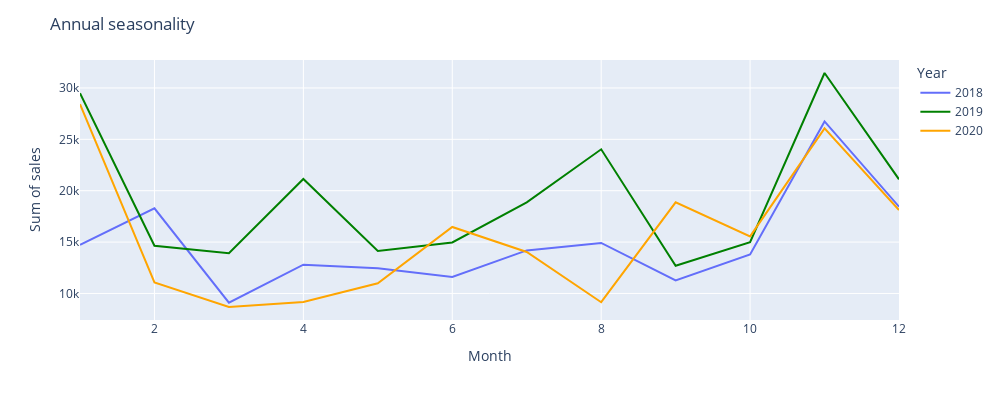

Write notebook code for a chart like this one.
### Code cell
df = pd.DataFrame(ts_company.loc['2018':'2020'].resample('M').sum())
df['year'] = df.index.year
fig = px.line(df,
              x=df.index.month,
              y=df['sales'],
              color=df.year,
              width=1000, height=400,
              color_discrete_sequence=['light blue','green','orange'],
              )

fig.update_layout(title_text='Annual seasonality',
                  legend_title_text='Year')
fig.update_xaxes(title='Month')
fig.update_yaxes(title='Sum of sales')

fig.show()

### Figure 1 — Plotly figure (JSON) as saved in the notebook; plotly's stock layout.template omitted (floating-point values rounded to 4 significant figures)
{"data": [{"hovertemplate": "year=2018<br>x=%{x}<br>sales=%{y}<extra></extra>", "legendgroup": "2018", "line": {"color": "light blue", "dash": "solid"}, "marker": {"symbol": "circle"}, "mode": "lines", "name": "2018", "orientation": "v", "showlegend": true, "type": "scatter", "x": [1, 2, 3, 4, 5, 6, 7, 8, 9, 10, 11, 12], "xaxis": "x", "y": [14730.0, 18280.0, 9103.0, 12800.0, 12440.0, 11610.0, 14190.0, 14920.0, 11270.0, 13800.0, 26740.0, 18440.0], "yaxis": "y"}, {"hovertemplate": "year=2019<br>x=%{x}<br>sales=%{y}<extra></extra>", "legendgroup": "2019", "line": {"color": "green", "dash": "solid"}, "marker": {"symbol": "circle"}, "mode": "lines", "name": "2019", "orientation": "v", "showlegend": true, "type": "scatter", "x": [1, 2, 3, 4, 5, 6, 7, 8, 9, 10, 11, 12], "xaxis": "x", "y": [29500.0, 14640.0, 13930.0, 21140.0, 14140.0, 14960.0, 18870.0, 24030.0, 12700.0, 14990.0, 31450.0, 21110.0], "yaxis": "y"}, {"hovertemplate": "year=2020<br>x=%{x}<br>sales=%{y}<extra></extra>", "legendgroup": "2020", "line": {"color": "orange", "dash": "solid"}, "marker": {"symbol": "circle"}, "mode": "lines", "name": "2020", "orientation": "v", "showlegend": true, "type": "scatter", "x": [1, 2, 3, 4, 5, 6, 7, 8, 9, 10, 11, 12], "xaxis": "x", "y": [28420.0, 11070.0, 8682.0, 9164.0, 11000.0, 16470.0, 14040.0, 9149.0, 18870.0, 15560.0, 26070.0, 18120.0], "yaxis": "y"}], "layout": {"height": 400, "legend": {"title": {"text": "Year"}, "tracegroupgap": 0}, "margin": {"t": 60}, "title": {"text": "Annual seasonality"}, "width": 1000, "xaxis": {"anchor": "y", "domain": [0, 1], "title": {"text": "Month"}}, "yaxis": {"anchor": "x", "domain": [0, 1], "title": {"text": "Sum of sales"}}}}
